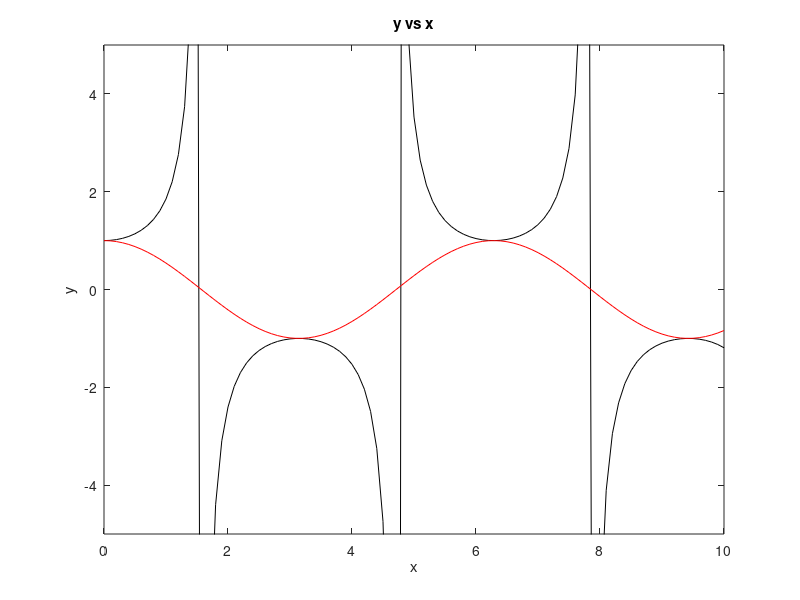
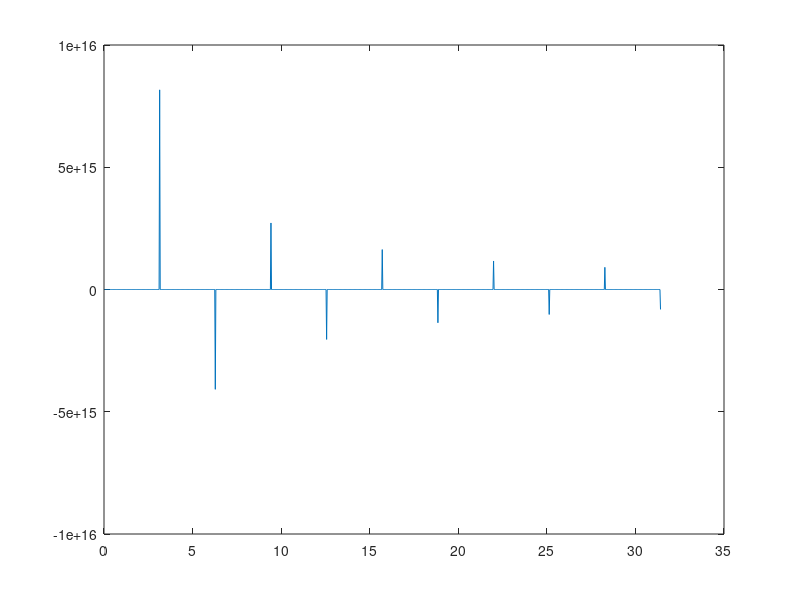
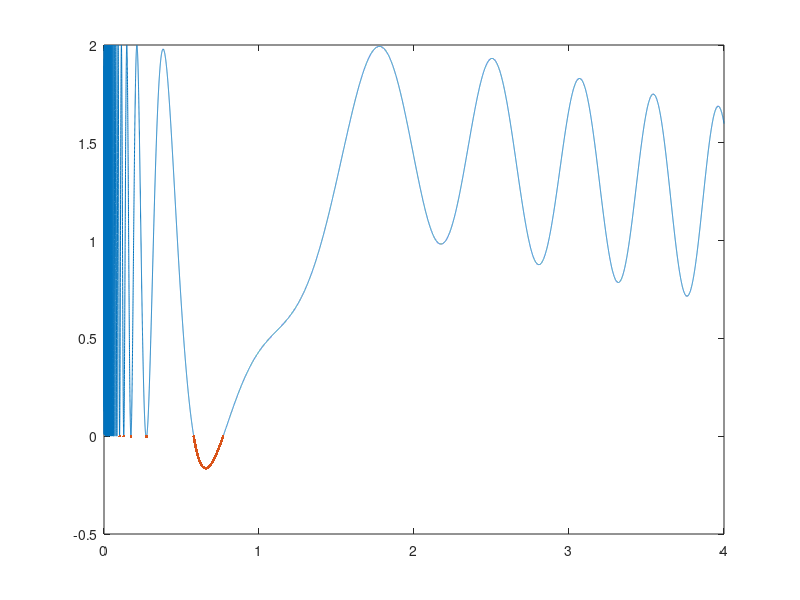

Recreate these plots in MATLAB, in order.
%% F(X)

xx=0:.1:10;
yy=1./cos(xx);
plot(xx,yy,'k')
ylim([-5,5])
xlabel('x')
ylabel('y')
title('y vs x')
hold all
y1=cos(xx);
plot(xx,y1,'r')
hold off

%%
xx=0:.01:10;
xx=pi*xx;
yy=(1./sin(xx));
figure(2)
plot(xx,yy)
hold all

%%
xx=0:.0001:4;
yy=sin(3./xx)+cos(xx.^2).^2;
figure(3)
plot(xx,yy)
hold all
ys=yy(yy<0);
xs=xx(yy<0);
plot(xs,ys,'.')

%%

%%
a=pi*1:10;
a(a>3);
%%
a=pi*1:10;
r=a>3;
i=find(r);
a(i)